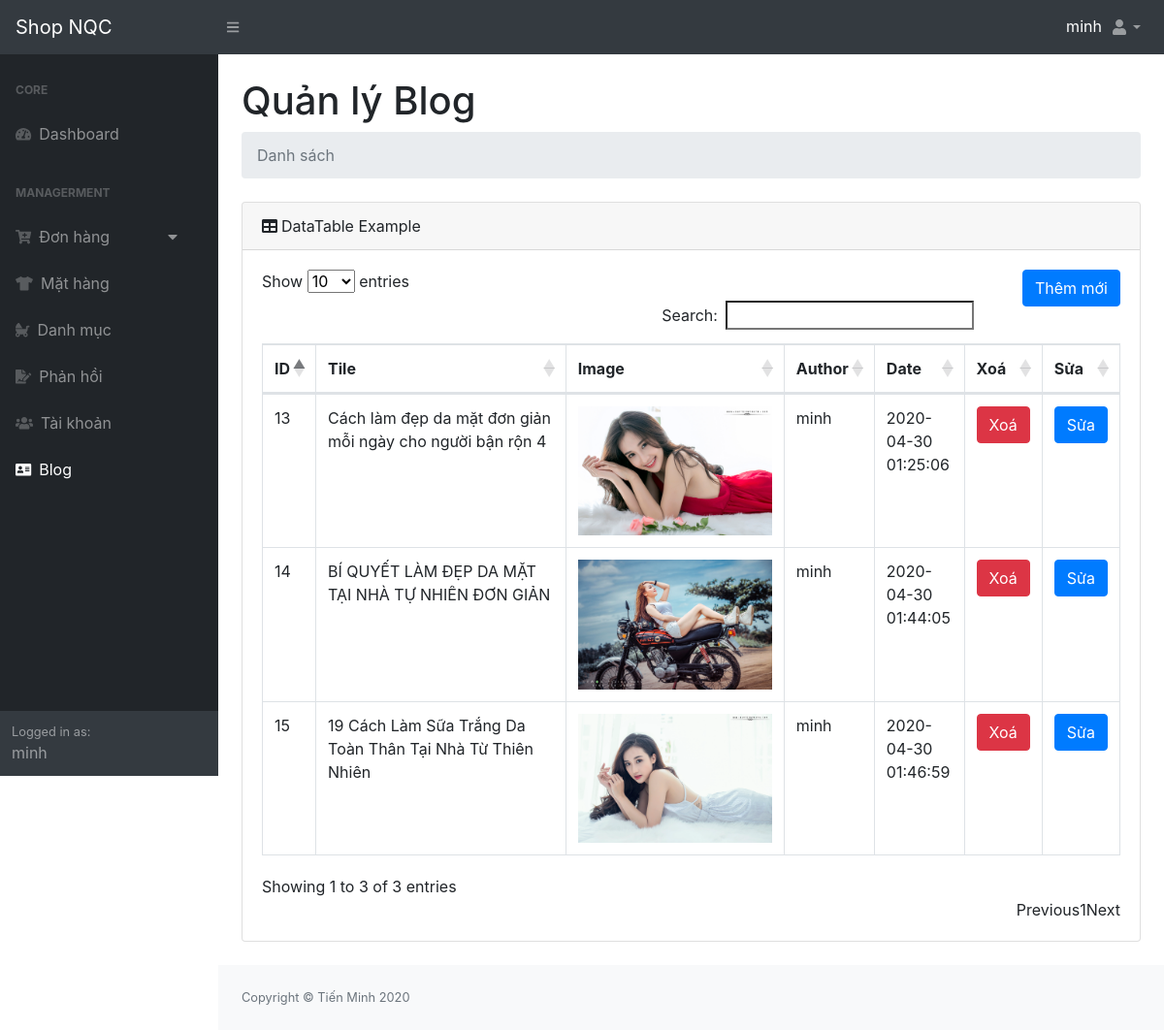
Page /?controller=admin&action=show-blog (signed in) on the committed database.
### tables this page shows
CREATE TABLE `blog` (
  `id` int(11) NOT NULL,
  `author` int(11) NOT NULL,
  `title` varchar(200) NOT NULL,
  `image` varchar(200) NOT NULL,
  `content` text NOT NULL,
  `time` datetime NOT NULL DEFAULT CURRENT_TIMESTAMP
);

CREATE TABLE `user` (
  `id` int(11) NOT NULL,
  `username` varchar(200) NOT NULL,
  `password` varchar(200) NOT NULL,
  `fullname` varchar(200) NOT NULL,
  `email` varchar(200) DEFAULT NULL,
  `address` varchar(200) DEFAULT NULL,
  `phone` varchar(13) DEFAULT NULL,
  `level` int(11) NOT NULL,
  `created` timestamp NOT NULL DEFAULT CURRENT_TIMESTAMP ON UPDATE CURRENT_TIMESTAMP
);

### index.php (called while the page is built)
<?php include('controller/route.php') ?>

### models/db.php (called while the page is built, shortened)
<?php
	 class db{
		private $host ='localhost';
		private $user ='root';
		private $pass = '';
		private $database = "minh_banhang";
		public function connect(){
			$this->conn = new mysqli($this->host,$this->user,$this->pass,$this->database);
			if(!$this->conn){
				die;
			}else
			{
				mysqli_set_charset($this->conn,'utf8');
			return $this->conn;
			}
		}
	}
 ?>

### models/adminModel.php (called while the page is built, shortened)
<?php
	class adminModel extends db
	{
		public function select_blog(){
			$sql="SELECT blog.*,user.username author_name FROM `blog`,user where blog.author=user.id ";
			$data = $this->connect()->query($sql);
			return $data;
		}
	}
 ?>

### views/admin/blog/danhsach.php (the view, shortened to what this page needs)
<div class="container-fluid">
    <h1 class="mt-4">Quản lý Blog</h1>
     <ol class="breadcrumb mb-4">
        <li class="breadcrumb-item active">Danh sách</li>
    </ol>
    <div class="card mb-4">
        <div class="card-header"><i class="fas fa-table mr-1"></i>DataTable Example</div>
        <div class="card-body">
            <div class="table-responsive">
                <a class="btn btn-primary " style="float: right;margin-left: 50px;" href="?controller=admin&action=add-blog">Thêm mới</a>
                <table class="table table-bordered" id="dataTable" width="100%" cellspacing="0">
                    <thead>
                        <tr>
                            <th>ID</th>
                            <th>Tile</th>
                            <th>Image</th>
                            <th>Author</th>
                            <th>Date</th>
                            <th>Xoá</th>
                            <th>Sửa</th>
                        </tr>
                    </thead>
                    <tbody>
                        <?php foreach ($data as $key => $value): ?>
                         <tr>
                            <td><?=$value['id']?></td>
                            <td><?=$value['title']?></td>
                            <td><img src="<?=$value['image']?>" width="200px;"></td>
                            <td><?=$value['author_name']?></td>
                            <td style="max-width: 70px;"><?=$value['time']?></td>
                            <td><button onclick="delete_blog(<?=$value['id']?>)" class="btn btn-danger" >Xoá</button></td>
                            <td><a href="?controller=admin&action=edit-blog&id=<?=$value['id']?>" class="btn btn-primary">Sửa</a></td>
                        </tr>
                    <?php endforeach ?>
                </tbody>
            </table>
        </div>
    </div>
</div>

### controller/route.php (shortened to what this page needs)
<?php
include ('models/adminModel.php');
$adminModel = new adminModel();
if(isset($_GET['controller'])){
	$control = $_GET['controller'];
}else{$control = 'trang-chu';
}
if(isset($_GET['action'])){
	$action = $_GET['action'];
}else $action = '';
	switch ($control) {
		case 'admin':
			if(isset($_SESSION['user'])&&$_SESSION['user']['level']==2){
				include('views/admin/layout/header.php');
				switch ($action) {
					case 'show-blog':
						$data = $adminModel->select_blog();
						include('views/admin/blog/danhsach.php');
						break;
					}
					include('views/admin/layout/footer.php');
				}else{
				header('Location:?controller=trang-chu');
			}
			break;
	}
 ?>

### views/admin/layout/header.php (shortened to what this page needs)
<!DOCTYPE html>
<html lang="en">
      <head>
        <link href="public/css/styles.css" rel="stylesheet" />
        <link href="https://cdn.datatables.net/1.10.20/css/dataTables.bootstrap4.min.css" rel="stylesheet" />
        <link rel="stylesheet" type="text/css" href="public/css/admin.css">
    </head>
    <body class="sb-nav-fixed">
        <nav class="sb-topnav navbar navbar-expand navbar-dark bg-dark">
            <a class="navbar-brand" href="?controller=admin&action=trang-chu">Shop NQC</a><button class="btn btn-link btn-sm order-1 order-lg-0" id="sidebarToggle" href="#"><i class="fas fa-bars"></i></button
            >
            <ul class="navbar-nav ml-auto ml-md-0">
                <span style="color: white;margin-top: 7px;"><?=isset($_SESSION['user'])?$_SESSION['user']['username']:'Admin'?></span>
                <li class="nav-item dropdown">
                    <a class="nav-link dropdown-toggle" id="userDropdown" href="#" role="button" data-toggle="dropdown" aria-haspopup="true" aria-expanded="false"><i class="fas fa-user fa-fw"></i></a>
                </li>
            </ul>
        </nav>
        <div id="layoutSidenav">
           <div id="layoutSidenav_nav">
                <nav class="sb-sidenav accordion sb-sidenav-dark" id="sidenavAccordion">
                    <div class="sb-sidenav-menu">
                        <div class="nav">
                            <div class="sb-sidenav-menu-heading">Core</div>
                            <a class="nav-link" href="?controller=admin&action=trang-chu"
                                ><div class="sb-nav-link-icon"><i class="fas fa-tachometer-alt"></i></div>
                                Dashboard</a
                            >
                            <div class="sb-sidenav-menu-heading">Managerment</div>
                             <a class="nav-link collapsed" href="#" data-toggle="collapse" data-target="#collapseLayouts" aria-expanded="false" aria-controls="collapseLayouts">
                                <div class="sb-nav-link-icon">
                                   <i class="fas fa-cart-plus"></i>
                                </div> Đơn hàng
                                <div style="float: right;margin-left: 60px;">
                                    <i class="fas fa-caret-down"></i>
                                </div>
                                                         </a>
                             <a class="nav-link collapsed" href="?controller=admin&action=show-product">
                                <div class="sb-nav-link-icon">
                                   <i class="fas fa-tshirt"></i>
                                </div> Mặt hàng
                            </a>
                             <a class="nav-link collapsed" href="?controller=admin&action=show-catalog" >
                                <div class="sb-nav-link-icon">
                                   <i class="fas fa-baby-carriage"></i>
                                </div> Danh mục
                            </a>
                             <a href="?controller=admin&action=show-contact" class="nav-link collapsed"  >
                                <div class="sb-nav-link-icon">
                                   <i class="fas fa-file-signature"></i>
                                </div> Phản hồi
                            </a>
                             <a href="?controller=admin&action=show-user" class="nav-link collapsed"  >
                                <div class="sb-nav-link-icon">
                                   <i class="fas fa-users"></i>
                                </div> Tài khoản
                            </a>
                             <a href="?controller=admin&action=show-blog" class="nav-link collapsed"  >
                                <div class="sb-nav-link-icon">
                                 <i class="fas fa-address-card"></i>
                                </div> Blog
                            </a>
                        </div>
                    </div>
                    <div class="sb-sidenav-footer">
                        <div class="small">Logged in as:</div>
                       <?=isset($_SESSION['user'])?$_SESSION['user']['username']:'Admin'?>
                    </div>
                </nav>
           </div>
            <div id="layoutSidenav_content">
                <main id="contents">

### views/admin/layout/footer.php (shortened to what this page needs)
</main>
<footer class="py-4 bg-light mt-auto">
    <div class="container-fluid">
        <div class="d-flex align-items-center justify-content-between small">
            <div class="text-muted">Copyright &copy; Tiến Minh 2020</div>
        </div>
    </div>
</footer>
</div>
</div>
</body>
</html>

### rows in the picture
blog: id "13", title "Cách làm đẹp da mặt đơn giản mỗi ngày cho người bận rộn 4", image (picture), author.username "minh", time "2020-04-30 01:25:06"
blog: id "14", title "BÍ QUYẾT LÀM ĐẸP DA MẶT TẠI NHÀ TỰ NHIÊN ĐƠN GIẢN", image (picture), author.username "minh", time "2020-04-30 01:44:05"
blog: id "15", title "19 Cách Làm Sữa Trắng Da Toàn Thân Tại Nhà Từ Thiên Nhiên", image (picture), author.username "minh", time "2020-04-30 01:46:59"

### other values in the picture
$_SESSION['user']['username'] "minh"
